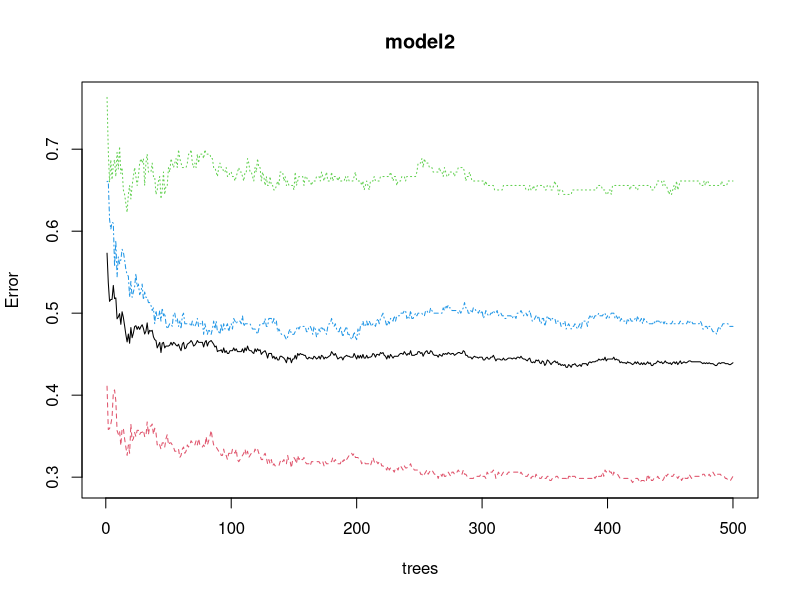

Here is the R script that generated this plot:
# Amber Garner
# 6/13/2016
# random forest on contraceptive method data

# install needed package
install.packages("randomForest")
library(randomForest)

# load data 
cont <- read.csv("cmc.csv", header = T, sep = ",")

# change to factor type
cont$WifeEducation <- factor(cont$WifeEducation)
cont$HusbandEducation <- factor(cont$HusbandEducation)
cont$WifeReligion <- factor(cont$WifeReligion)
cont$WifeWorking <- factor(cont$WifeWorking)
cont$HusbandOccupation <- factor(cont$HusbandOccupation)
cont$LivingStandardIndex <- factor(cont$LivingStandardIndex)
cont$MediaExposure <- factor(cont$MediaExposure)
cont$ContraceptiveMethod <- factor(cont$ContraceptiveMethod)

# divide into training (60%) and test (40%) sets
set.seed(1234)
ind <- sample(2, nrow(cont), replace = TRUE, prob = c(0.6, 0.4))
train.data <- cont[ind == 1, ]
test.data <- cont[ind == 2, ]
table(train.data$ContraceptiveMethod)/nrow(train.data)
table(test.data$ContraceptiveMethod)/nrow(test.data)

str(cont)


model2 <- randomForest(ContraceptiveMethod~., train.data, ntree=500, importance=T)
plot(model2)

# build confusion matrix on training data
table(predict(model2), train.data$ContraceptiveMethod)

# Calcualte classification accuracy
train_accuracy <-(268+60+163)/(nrow(train.data))
train_accuracy 

# Calculate classification error rate
train_error <- (47+101+36+46+88+76)/(nrow(train.data))
train_error

# table of probabilities
prop.table(table(predict(model2), train.data$ContraceptiveMethod))

# confusion matrix on test data
testPred <- predict(model2, newdata = test.data)
table (testPred, test.data$ContraceptiveMethod)

# Calcualte classification accuracy
test_accuracy <-(160+39+107)/(nrow(test.data))
test_accuracy 

# Calculate classification error rate
test_error <- (52+72+16+22+61+59)/(nrow(test.data))
test_error

